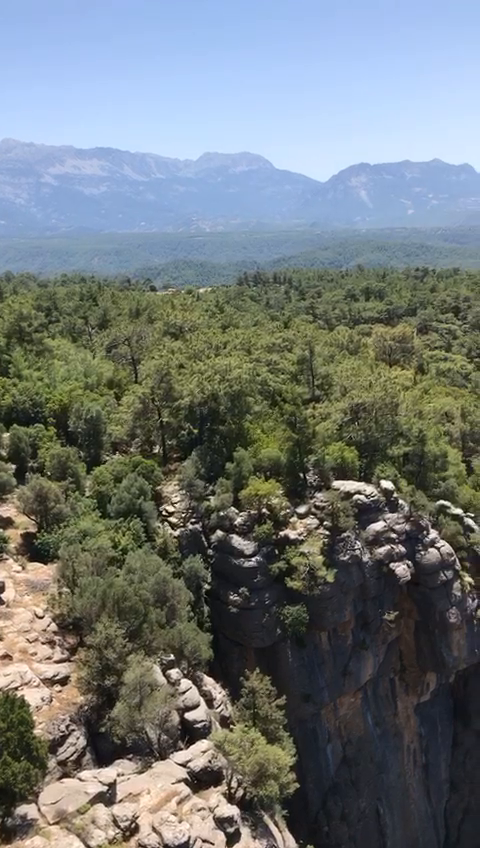
#> input picture frame 37 of video/antalya.mp4, 480 x 848 px
$ python video.py
#> lines starting #> are read from the running program, lines starting #| are printed output that depends on the picture
import cv2
#cv2.CAPD_show yazarsan kırmızı hata kalkar
cap = cv2.VideoCapture("antalya.mp4")
# cap =cv2.VideoCapture(0) = webcam

while True:
    ret, frame = cap.read()
#> frame is the input picture: shape (848, 480, 3); mean B, G, R 120.6, 119.9, 113
    if ret == 0:
        break
        #video bitince çıkarır
    frame = cv2.flip(frame, 1)
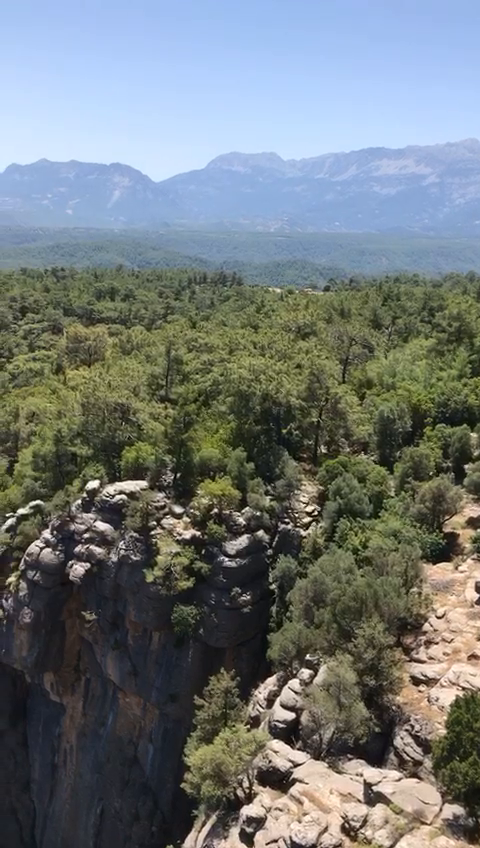
#> frame: shape (848, 480, 3); mean B, G, R 120.6, 119.9, 113
    cv2.imshow("Antalya", frame)
    #eğer webcamse üste webcam yaz
    if cv2.waitKey(10) & 0xFF == ord("q"):
#> (key q is pressed here)
        break


cap.release()
cv2.destroyAllWindows()

$ run again, starting later in the video
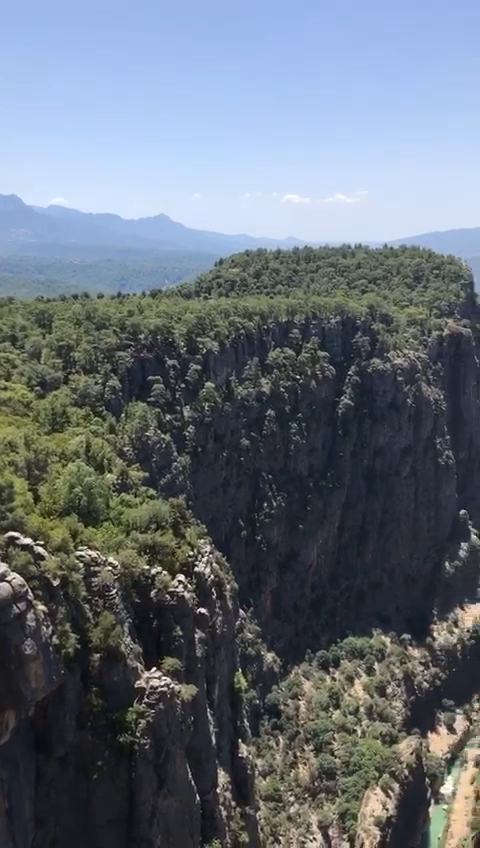
#> input picture frame 169 of video/antalya.mp4, 480 x 848 px
#> frame is the input picture: shape (848, 480, 3); mean B, G, R 120.5, 110.5, 101.7
#> `frame = cv2.flip(frame, 1)`:
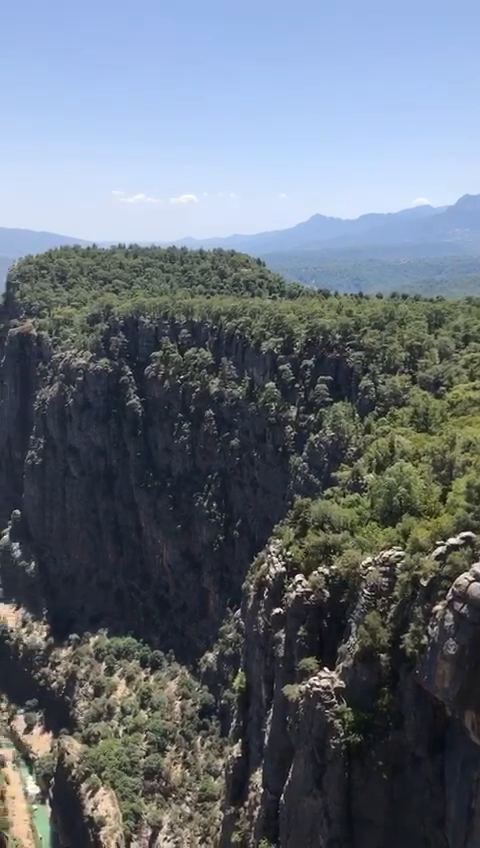
#> frame: shape (848, 480, 3); mean B, G, R 120.5, 110.5, 101.7

$ run again, starting later in the video
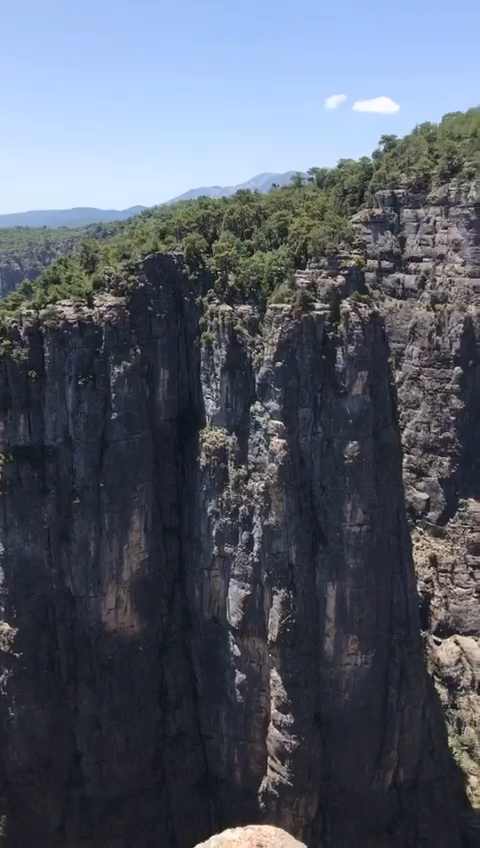
#> input picture frame 301 of video/antalya.mp4, 480 x 848 px
#> frame is the input picture: shape (848, 480, 3); mean B, G, R 105.3, 92.3, 85.4
#> `frame = cv2.flip(frame, 1)`:
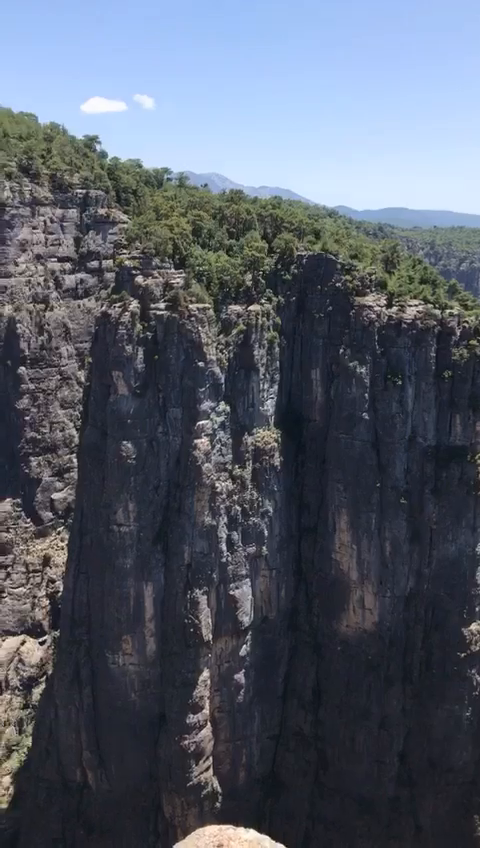
#> frame: shape (848, 480, 3); mean B, G, R 105.3, 92.3, 85.4
